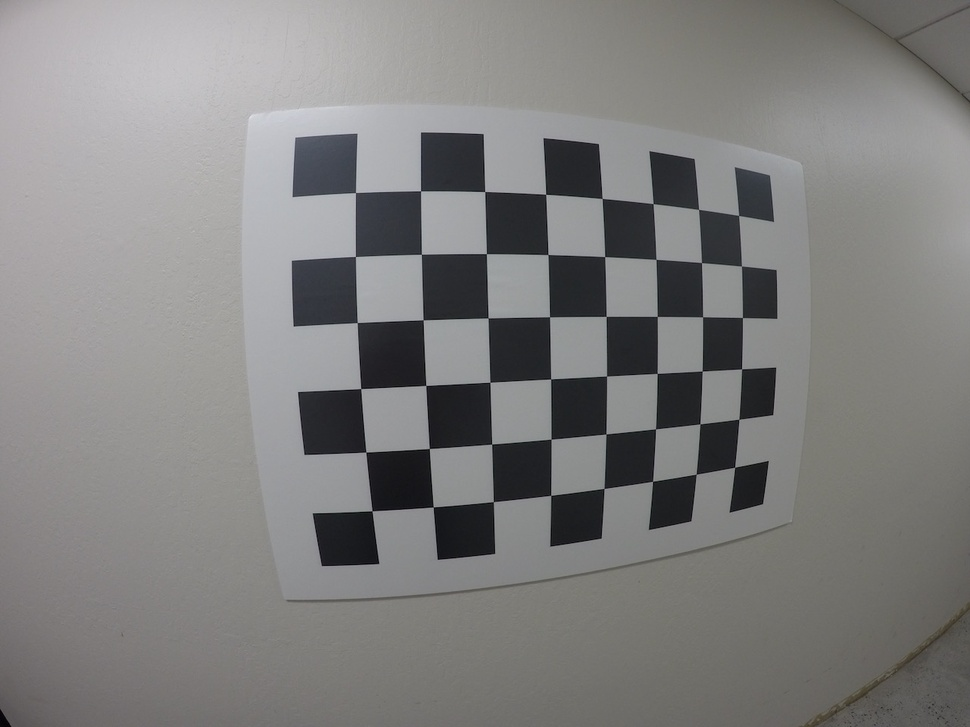
#> input picture System-Vision/img/calibration_test.jpg, 970 x 727 px, shrunk from 1280 x 960 before the run
$ jupyter execute Distortion-Correction.ipynb   (shell and % lines are left out)
#> lines starting #> are read from the running program, lines starting #| are printed output that depends on the picture; after the words box and inside, x2 and y2 are one past the last pixel; in counts of white or black regions, pixels touching at a corner belong together
# Distortion Correction:
It happens whaen a camera looks at 3D objects in the real world and transform them into a 2D image.
Why is it important to correct for image distortion?
1. Distortion can change the apparent size of an object in an image
2. Distortion can change the apparent shape of an object in an image
3. Distortion can causer an object's appearacne to change depending on where it is in the field of view
4. Distortion can make objects appear closer or farhter away than they actually are.

## 1. Types of Distortion
###   a. Radial Distortion:
Real cameras use curved lenses to form an image, and light rays often bend a little too much or too little at the edges of these lenses. This creates an effect that distorts the edges of images, so that lines or objects appear more or less curved than they actually are. This is called radial distortion, and it’s the most common type of distortion.

###   b. Tangentail Distortion:
Another type of distortion, is tangential distortion. This occurs when a camera’s lens is not aligned perfectly parallel to the imaging plane, where the camera film or sensor is. This makes an image look tilted so that some objects appear farther away or closer than they actually are.

## 2. Distortion Coefficients and Correction
Luckily, this distortion can generally be captured by five numbers called Distortion coefficients, [k1, k2, p1, p2, k3], whose values refelect the amount of radial and tangentail distortion. If we know  them then we can use them to calibrate our camera.
There are three coefficients needed to correct for **radial distortion**: k1, k2, and k3. To correct the appearance of radially distorted points in an image, one can use a correction formula.
In the following equations, (x,y) is a point in a distorted image. To undistort these points, `OpenCV` calculates r, which is the known distance between a point in an undistorted (corrected) image (x_corrected, y_corrected) and the center of the image distortion, which is often the center of that image (x_c,y_c). This center point (x_c ,y_c) is sometimes referred to as the distortion center. These points are pictured below.

Note: The distortion coefficient k3 is required to accurately reflect major radial distortion (like in wide angle lenses). However, for minor radial distortion, which most regular camera lenses have, k3 has a value close to or equal to zero and is negligible. So, in `OpenCV`, you can choose to ignore this coefficient; this is why it appears at the end of the distortion values array: [k1, k2, p1, p2, k3]. In this course, we will use it in all calibration calculations so that our calculations apply to a wider variety of lenses (wider, like wide angle, haha) and can correct for both minor and major radial distortion.

The point (x, y) is a single point in a distorted image and (x_corrected, y_corrected) is where that point will appear in the undistorted (corrected) image. The radial distortion correction

There are two more coefficients that account for **tangential distortion**: p1 and p2, and this distortion can be corrected using a different correction formula.

## Quiz:
what is the fundamental difference between images formed with a pinhole camera and those formed using lenses?
Pinhole camera images are free from distortion, but lenses tend to introduce image distortion and our cameras all have lenses, so we need to correct for image distortion.

## How we can calibrat the distortion?
We can take pictures of known shapes , then we'll be able to detect and correct any distortion errors. We can use a chessboard, which is great for calibration because its regular high contrast pattern makes it easy to detect automatically.

## Finding Corners
In this exercise, you'll use the `OpenCV` functions `findChessboardCorners()` and `drawChessboardCorners()` to automatically find and draw corners in an image of a chessboard pattern.

[cell 1]
import numpy as np
import cv2
import glob
import matplotlib.pyplot as plt

# prepare object points
nx = 8#TODO: enter the number of inside corners in x
ny = 6#TODO: enter the number of inside corners in y

# Make a list of calibration images
fname = 'img/calibration_test.jpg'
img = cv2.imread(fname)
#> img is the input picture: shape (727, 970, 3); mean B, G, R 126.8, 127.5, 128.1

# Convert to grayscale
gray = cv2.cvtColor(img, cv2.COLOR_BGR2GRAY)

# Find the chessboard corners
ret, corners = cv2.findChessboardCorners(gray, (nx, ny), None)
#> ret = True; corners = 48 rows, first 8: [355.5, 192.5], [420.6, 190.9], [484.7, 191.5], [545.7, 194.3], [602.2, 198.4], [653.1, 203.8], [698.6, 209.4], [738.6, 215.4]

# If found, draw corners
if ret == True:
    # Draw and display the corners
    cv2.drawChessboardCorners(img, (nx, ny), corners, ret)
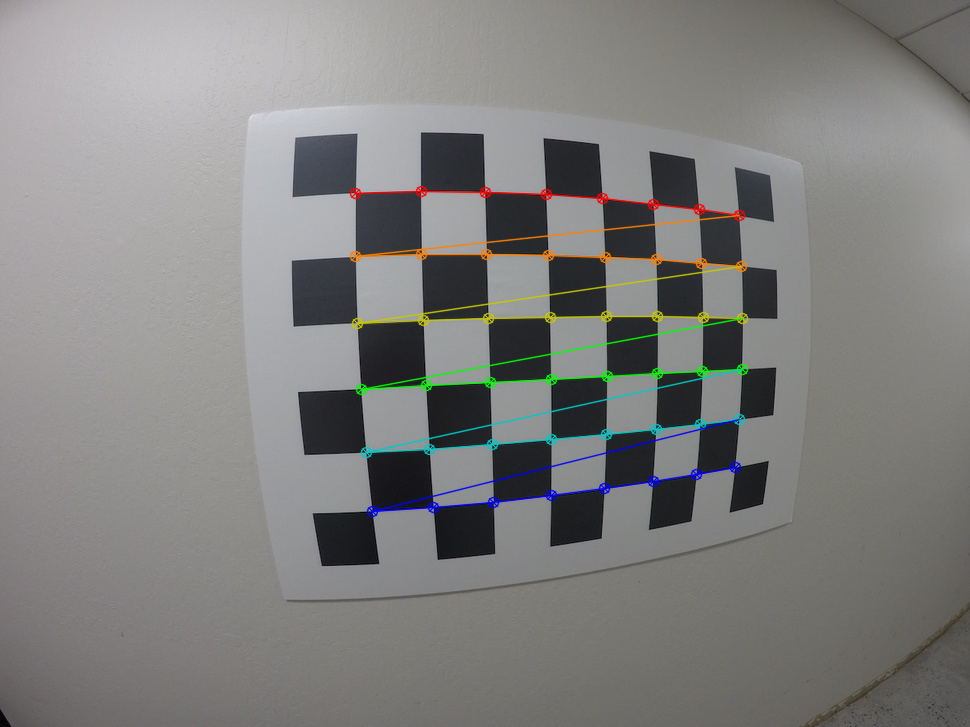
#> img: shape (727, 970, 3); 2.31% of pixels changed, all inside (x1, y1, x2, y2) = (349, 185, 749, 518)
    plt.imshow(img)

### Camera Calibration with OpenCV
It's recommended to use at least 20 images to get a reliable calibration. Images taken at different angles and distnaces. Each chessboard has eight by six corners to detect.

[cell 2]
import numpy as np
import cv2
import glob
import matplotlib.pyplot as plt

We will map the coordinates of the corners in the 2D image (image plane) to the 3D coordinates of the real undistorted chessboard corners (objpoints).

[cell 3]
# Arrays to store object points and image points from all the images.
objpoints = [] # 3d points in real world space
imgpoints = [] # 2d points in image plane.

The objectpoints will all be the same just the known objecto coordinates of the chessboard cornenrs for 8 by 6 board.

[cell 4]
# prepare object points, like (0,0,0), (1,0,0), (2,0,0) ....,(6,5,0)
# objp will be the same for all the calibiration images since they
# represent a real chessboard.
objp = np.zeros((6*8,3), np.float32)
objp[:,:2] = np.mgrid[0:8, 0:6].T.reshape(-1,2) #x,y coordinates

Next, to crate the image points, i want to look at the distorted caibration image and detect the corners of the board.

[cell 5]
# Make a list of calibration images
images = glob.glob('calibration_wide/GO*.jpg')

# Step through the list and search for chessboard corners
for idx, fname in enumerate(images):
    img = cv2.imread(fname)
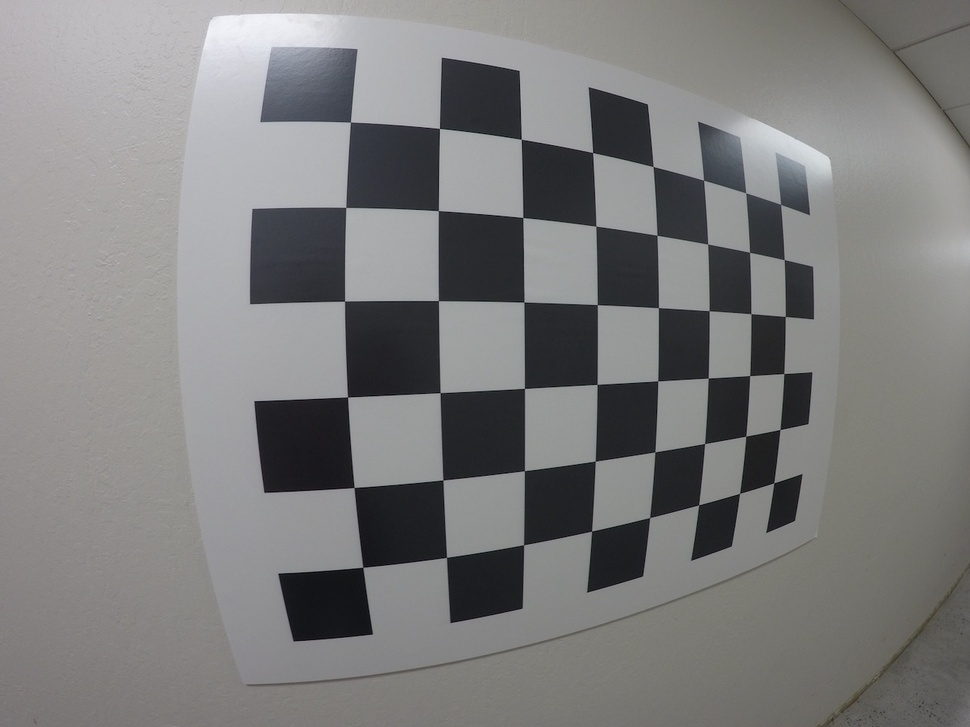
#> input picture System-Vision/calibration_wide/GOPR0032.jpg, 970 x 727 px, shrunk from 1280 x 960 before the run
#> img is the input picture: shape (727, 970, 3); mean B, G, R 124.7, 124.9, 125.1
    gray = cv2.cvtColor(img, cv2.COLOR_BGR2GRAY)

    # Find the chessboard corners: this function returns the corners of grayscale image
    ret, corners = cv2.findChessboardCorners(gray, (8,6), None)
#> corners = 48 rows, first 8: [350.4, 122], [439.4, 128.4], [521.3, 139.2], [592.7, 152.7], [653.1, 166.5], [703.6, 180.2], [745.7, 192.7], [780.6, 204.5]

    # If found, add object points, image points
    if ret == True:
        objpoints.append(objp)
        imgpoints.append(corners)

        # Draw and display the corners
        cv2.drawChessboardCorners(img, (8,6), corners, ret)
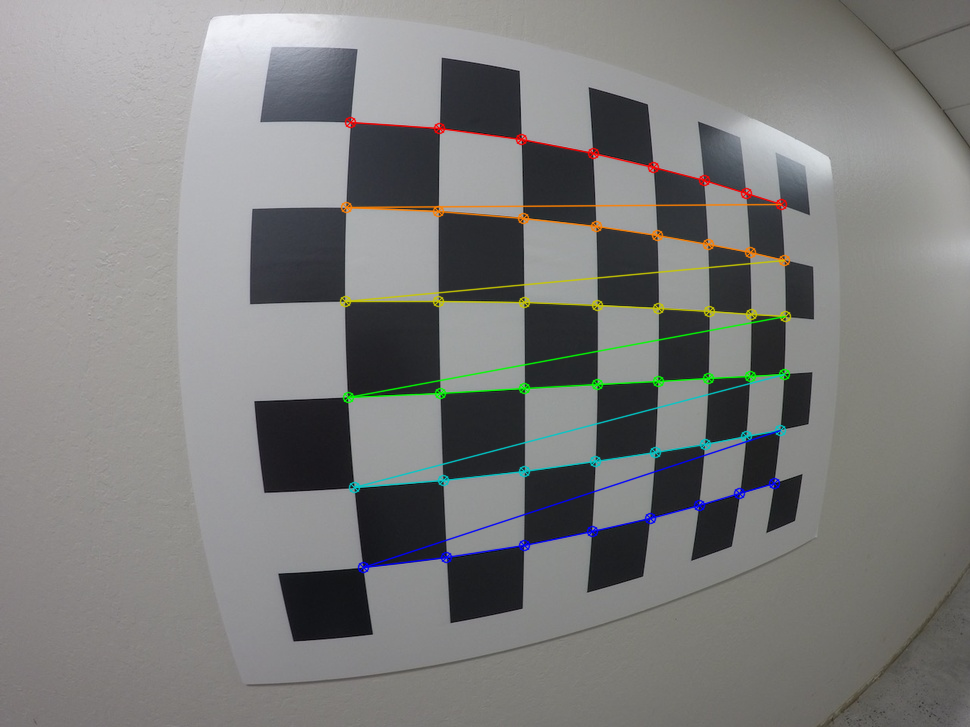
#> img: shape (727, 970, 3); 2.55% of pixels changed, all inside (x1, y1, x2, y2) = (339, 116, 792, 574)
#> pass 3 of the loop `for idx, fname in enumerate(images):`:
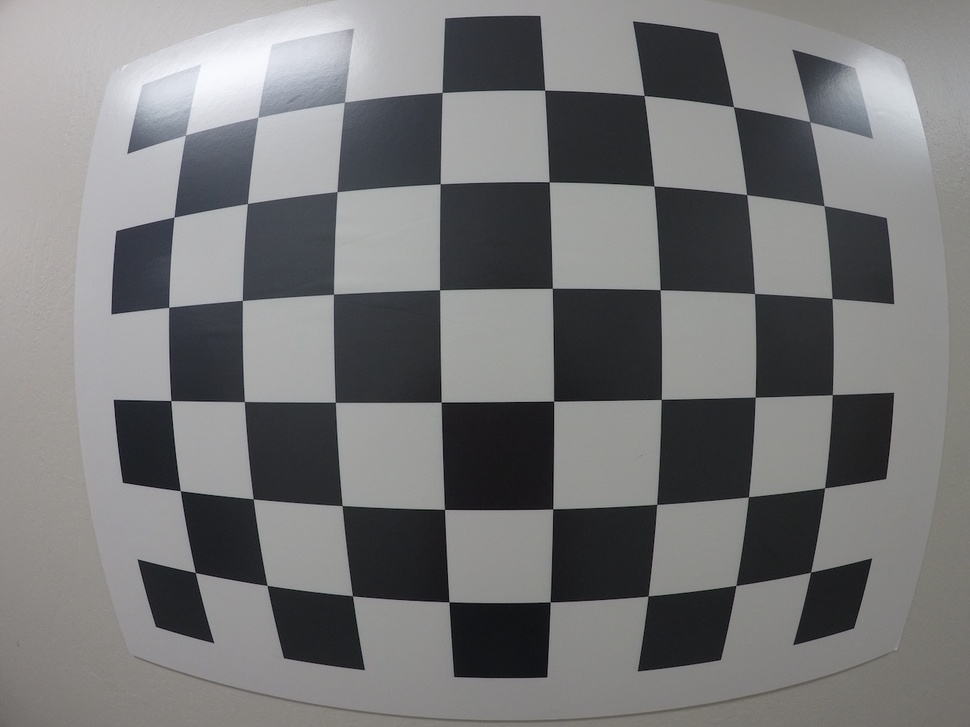
#> input picture System-Vision/calibration_wide/GOPR0034.jpg, 970 x 727 px, shrunk from 1280 x 960 before the run
#> img is the input picture: shape (727, 970, 3); mean B, G, R 120, 119.2, 119.1
#> `ret, corners = cv2.findChessboardCorners(gray, (8,6), None)`: corners = 48 rows, first 8: [185.6, 135.2], [257.6, 117.4], [344.6, 102.1], [442, 92.41], [544.9, 90.04], [644, 95.44], [733.6, 106.9], [810.3, 122.3]
#> `cv2.drawChessboardCorners(img, (8,6), corners, ret)`:
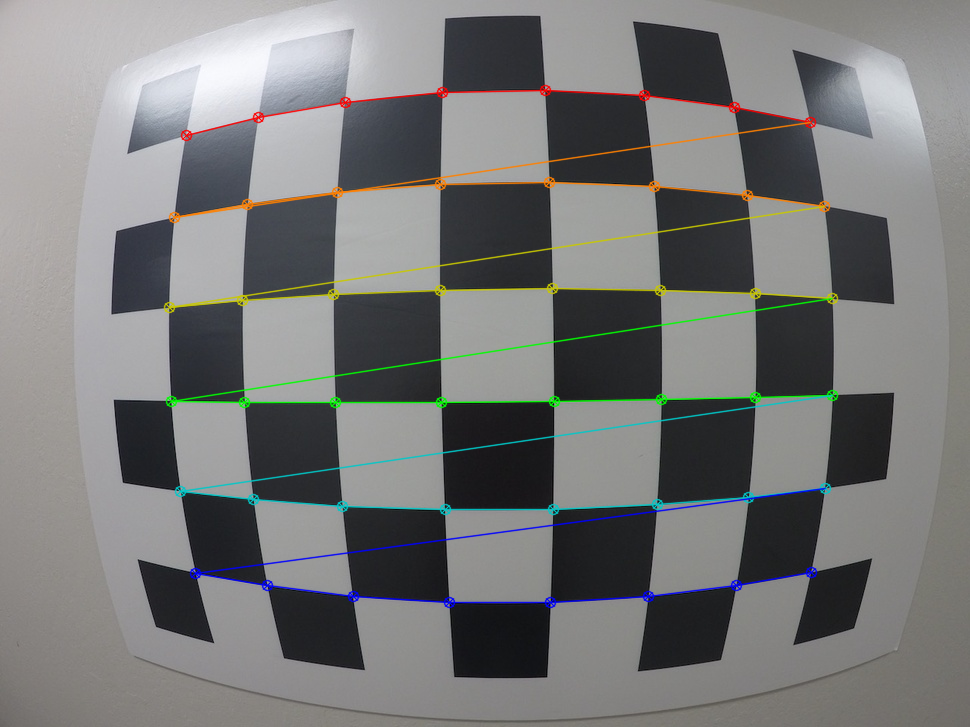
#> img: shape (727, 970, 3); 3.48% of pixels changed, all inside (x1, y1, x2, y2) = (163, 84, 839, 609)
        #write_name = 'corners_found'+str(idx)+'.jpg'
        #cv2.imwrite(write_name, img)
        cv2.imshow('img', img)
        cv2.waitKey(500)

cv2.destroyAllWindows()

we'll use the object points and the image point to calibrate this camera. We use the function:
`cv2.calibrateCamera(objpoints,imgpoints,gray.shape[::-1],None, None)`
wicht returns the values: ret, mtx, dist, rvecs, tvecs, where dist is the distortion coefficients and mtx is the camera matrix that we need to transform the 3D object points to 2D image points. rvecs, tvecs describt the rotation and transtlation vector of the camera in the real world.
Another function that we need is:
`cv2.undistort(img, mtx, dist, None, mtx)` and it returns the destination image.

### A note on image shape
The shape of the image, which is passed into the calibrateCamera function, is just the height and width of the image. One way to retrieve these values is by retrieving them from the grayscale image shape array gray.shape[::-1]. This returns the image height and width in pixel values like (960, 1280).

Another way to retrieve the image shape, is to get them directly from the color image by retrieving the first two values in the color image shape array using img.shape[0:2]. This code snippet asks for just the first two values in the shape array.

It's important to use an entire grayscale image shape or the first two values of a color image shape. This is because the entire shape of a color image will include a third value -- the number of color channels -- in addition to the height and width of the image. For example the shape array of a color image might be (960, 1280, 3), which are the pixel height and width of an image (960, 1280) and a third value (3) that represents the three color channels in the color image which you'll learn more about later, and if you try to pass these three values into the calibrateCamera function, you'll get an error

[cell 6]
import pickle

# Test undistortion on an image
img = cv2.imread('calibration_wide/test_image.jpg')
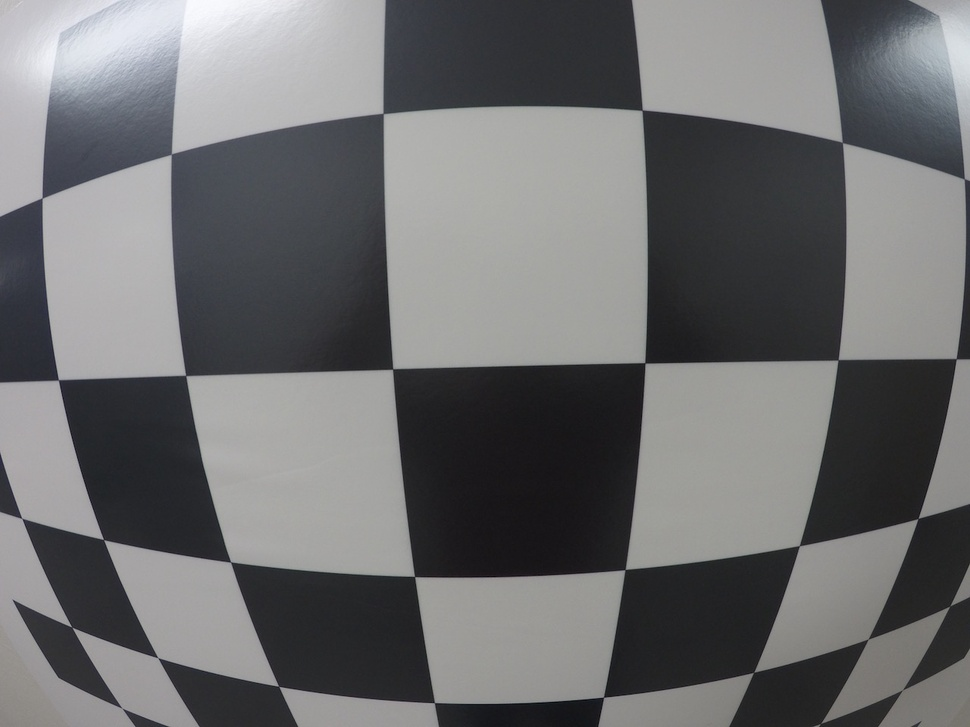
#> input picture System-Vision/calibration_wide/test_image.jpg, 970 x 727 px, shrunk from 1280 x 960 before the run
#> img is the input picture: shape (727, 970, 3); mean B, G, R 110.7, 109.5, 109.1
img_size = (img.shape[1], img.shape[0])
#> img_size = (970, 727)

# Do camera calibration given object points and image points
ret, mtx, dist, rvecs, tvecs = cv2.calibrateCamera(objpoints, imgpoints, img_size,None,None)
#> ret = 0.315; mtx = [[424.5, 0, 493.1], [0, 424.8, 379.2], [0, 0, 1]]; dist = [[-0.253, 0.0893, -0.00083, 0.000895, -0.0178]]; rvecs = ([0.0931, -0.324, -0.0257], [0.114, -0.185, -0.0386], [0.05, 0.0227, -0.0108]); tvecs = ([-1.56, -2.8, 4.04], [-2.1, -2.83, 5.95], [-3.5, -2.76, 3.69])


dst = cv2.undistort(img, mtx, dist, None, mtx)
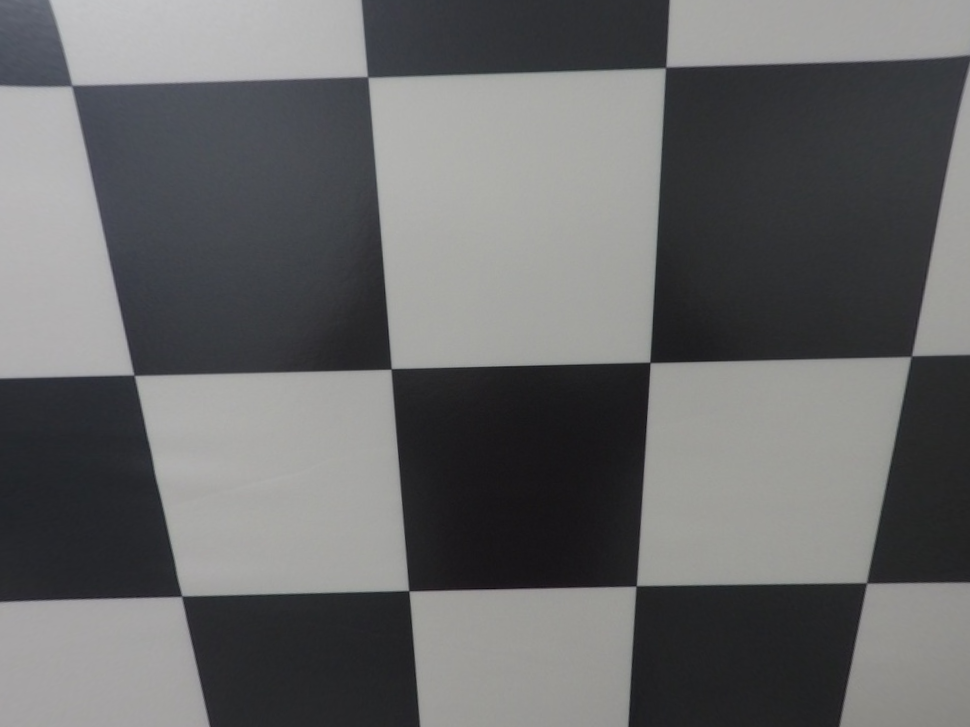
#> dst: shape (727, 970, 3); mean B, G, R 105.2, 104.4, 104
cv2.imwrite('calibration_wide/test_undist.jpg',dst)

# Save the camera calibration result for later use (we won't worry about rvecs / tvecs)
dist_pickle = {}
dist_pickle["mtx"] = mtx
dist_pickle["dist"] = dist
pickle.dump( dist_pickle, open( "calibration_wide/wide_dist_pickle.p", "wb" ) )
#dst = cv2.cvtColor(dst, cv2.COLOR_BGR2RGB)
# Visualize undistortion
f, (ax1, ax2) = plt.subplots(1, 2, figsize=(20,10))
ax1.imshow(img)
ax1.set_title('Original Image', fontsize=30)
ax2.imshow(dst)
ax2.set_title('Undistorted Image', fontsize=30)
#> figure, not shown here; B, G, R data is drawn as R, G, B
